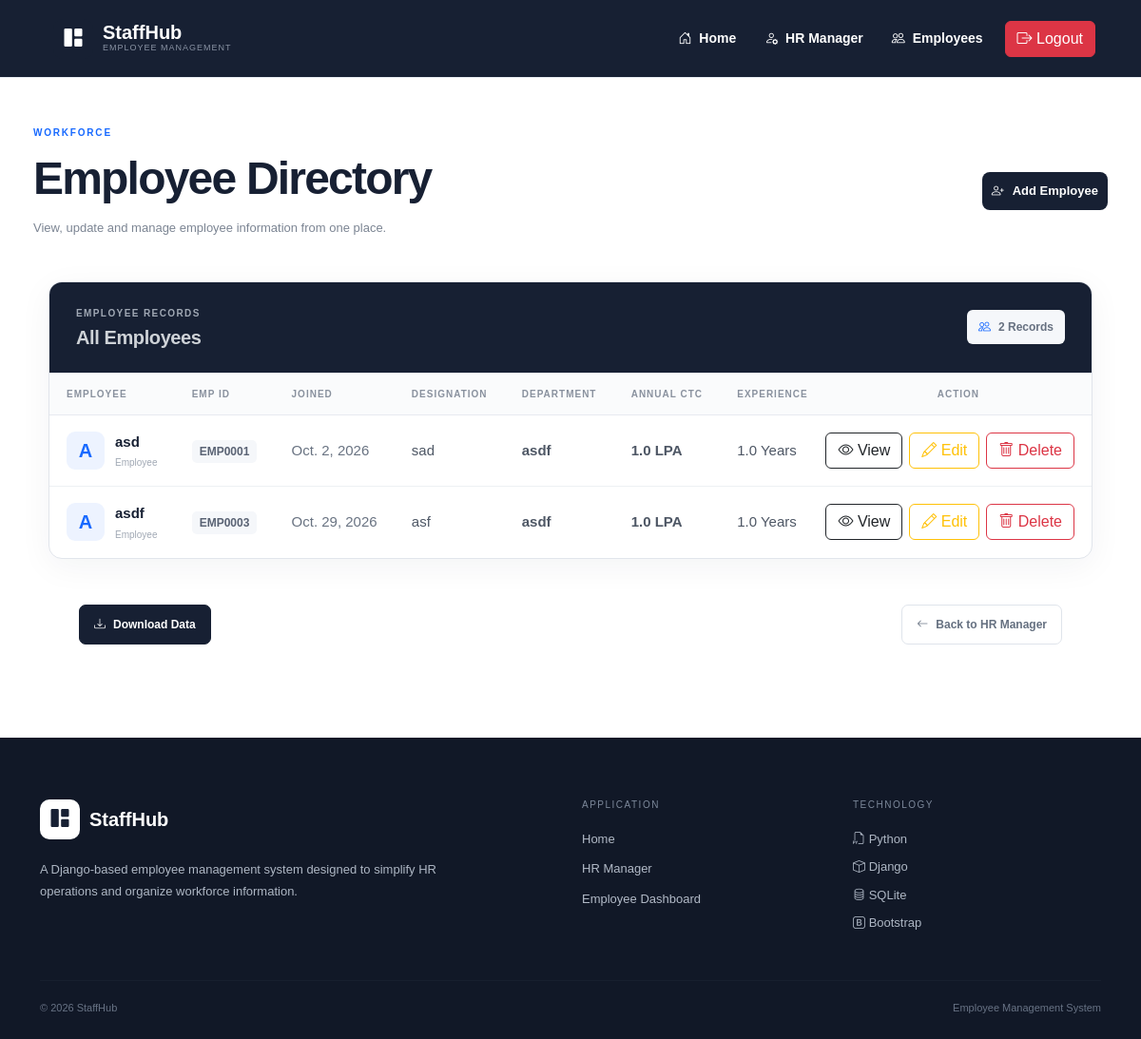
Screenshot of /viewemp/ (signed in) with the database file from the repository.
### empmngt/models.py (models this page shows, shortened)
class Employee(models.Model):
    Name = models.CharField(max_length=100)
    Emp_ID = models.CharField(
        max_length=20,
        unique=True,
        blank=True
    )
    Date_of_Joining = models.DateField()
    Designation = models.CharField(max_length=100)
    Department = models.CharField(max_length=100)
    Annual_CTC = models.FloatField()
    Experience = models.FloatField()
    Profile_Photo = models.ImageField(
        upload_to="employee_photos/",
        blank=True,
        null=True
    )
    Email = models.EmailField(blank=True)
    Phone = models.CharField(max_length=20, blank=True)
    Date_of_Birth = models.DateField(blank=True, null=True)
    Address = models.TextField(blank=True)
    City = models.CharField(max_length=100, blank=True)
    State = models.CharField(max_length=100, blank=True)
    Employment_Type = models.CharField(
        max_length=30,
        choices=[
            ("Full-time", "Full-time"),
            ("Part-time", "Part-time"),
            ("Contract", "Contract"),
            ("Intern", "Intern"),
        ],
        blank=True
    )
    Skills = models.TextField(blank=True)
    LinkedIn = models.URLField(blank=True)
    Reporting_Manager = models.CharField(max_length=100, blank=True)
    Resume = models.FileField(
        upload_to="employee_resumes/",
        blank=True,
        null=True
    )

### empmngt/views.py (the view)
# urls.py: path('viewemp/', views.viewemp, name='viewemp'),
@login_required
def viewemp(request):
    data = Employee.objects.all()
    return render(request, 'empmngt/viewemp.html', {'d': data})

### empmngt/middle.py (called while the page is built)
    def __call__(self, request):
        response = self.get_response(request)
        if response.status_code == 404:
            return render(request, 'empmngt/technical_issue.html', status=404)
        return response

### templates/empmngt/viewemp.html (shortened to what this page needs)
{% extends "empmngt/navbar.html" %}
{% load static %}
{% block nav_block %}
<section class="employee-page">
<div class="employee-header">
    <div>
        <span class="employee-eyebrow">WORKFORCE</span>
        <h1>Employee Directory</h1>
        <p>
            View, update and manage employee information from one place.
        </p>
    </div>
    <div class="employee-header-actions">
        <a href="/addemp" class="employee-add-btn">
            <i class="bi bi-person-plus"></i>
            Add Employee
        </a>
    </div>
</div>
<div class="employee-table-wrapper m-3">
    <div class="employee-table-top">
        <div>
            <span class="table-label">EMPLOYEE RECORDS</span>
            <h2>All Employees</h2>
        </div>
        <div class="record-count">
            <i class="bi bi-people"></i>
            <span>{{ d|length }} Records</span>
        </div>
    </div>
    <div class="table-responsive">
        <table class="employee-table">
            <thead>
                <tr>
                    <th>EMPLOYEE</th>
                    <th>EMP ID</th>
                    <th>JOINED</th>
                    <th>DESIGNATION</th>
                    <th>DEPARTMENT</th>
                    <th>ANNUAL CTC</th>
                    <th>EXPERIENCE</th>
                    <th class="text-center">ACTION</th>
                </tr>
            </thead>
            <tbody>
                {% for i in d %}
                <tr>
                    <td>
                        <div class="employee-name">
                            <div class="employee-avatar">
                                {{ i.Name|first|upper }}
                            </div>
                            <div>
                                <strong>{{ i.Name }}</strong>
                                <span>Employee</span>
                            </div>
                        </div>
                    </td>
                    <td>
                        <span class="employee-id">
                            {{ i.Emp_ID }}
                        </span>
                    </td>
                    <td>
                        <span class="joining-date">
                            {{ i.Date_of_Joining }}
                        </span>
                    </td>
                    <td>
                        {{ i.Designation }}
                    </td>
                    <td>
                        <span class="department">
                            {{ i.Department }}
                        </span>
                    </td>
                    <td>
                        <strong>{{ i.Annual_CTC }} LPA</strong>
                    </td>
                    <td>
                        {{ i.Experience }} Years
                    </td>
                    <td class='text-center ps-0'>
                        <div class="employee-actions">
                            <a href="/employee/{{ i.id }}/"
                               class="btn btn-outline-dark">
                                <i class="bi bi-eye"></i> View
                            </a>
                            <a href="/empupdate/{{ i.id }}/"
                               class="btn btn-outline-warning">
                                <i class="bi bi-pencil"></i> Edit
                            </a>
                            <a href="/empdelete/{{ i.id }}/"
                               class="btn btn-outline-danger"
                               onclick="return confirm('Are you sure to Delete this Employee Info?');">
                                <i class="bi bi-trash"></i> Delete
                            </a>
                        </div>
                    </td>
                </tr>
                {% endfor %}
            </tbody>
        </table>
    </div>
</div>
<div class="employee-footer m-5">
    <a href="/download" class="download-btn">
        <i class="bi bi-download"></i>
        Download Data
    </a>
    <a href="/hrmanager" class="back-btn">
        <i class="bi bi-arrow-left"></i>
        Back to HR Manager
    </a>
</div>
</section>
{% endblock %}

### rows the page displays
Employee: Name|first "A", Name "asd", Emp_ID "EMP0001", Date_of_Joining "Oct. 2, 2026", Designation "sad", Department "asdf", Annual_CTC "1.0", Experience "1.0"
Employee: Name|first "A", Name "asdf", Emp_ID "EMP0003", Date_of_Joining "Oct. 29, 2026", Designation "asf", Department "asdf", Annual_CTC "1.0", Experience "1.0"

### other values shown
{{ d|length }} "2"
